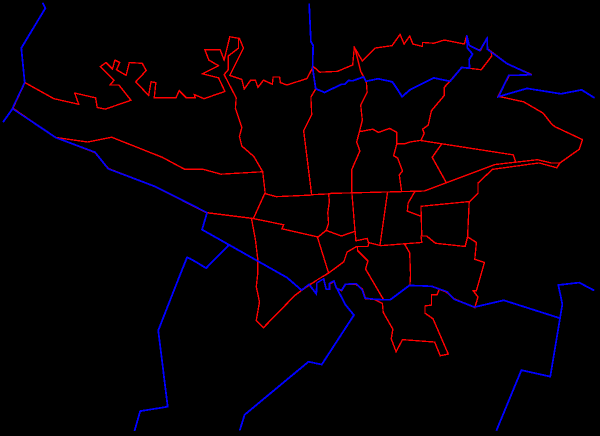
#> input picture imgs/teh.png, 1200 x 872 px, found by its file name (shown at 1/2 size)
$ python main.py
#> lines starting #> are read from the running program, lines starting #| are printed output that depends on the picture; after the words box and inside, x2 and y2 are one past the last pixel; in counts of white or black regions, pixels touching at a corner belong together
### ImageProcessing.py
import cv2
import numpy as np


class IP:

    def __init__(self, img_dir):
#> called with img_dir = 'teh.png'
        self.img_dir = img_dir
        self.src_img = cv2.imread(cv2.samples.findFile(img_dir))
#> self.src_img is the input picture: shape (872, 1200, 3); mean B, G, R 3.5, 0, 5.2
        gray_img = cv2.cvtColor(self.src_img, cv2.COLOR_RGB2GRAY)
        bw = cv2.threshold(gray_img, 10, 255, cv2.THRESH_BINARY)[1]
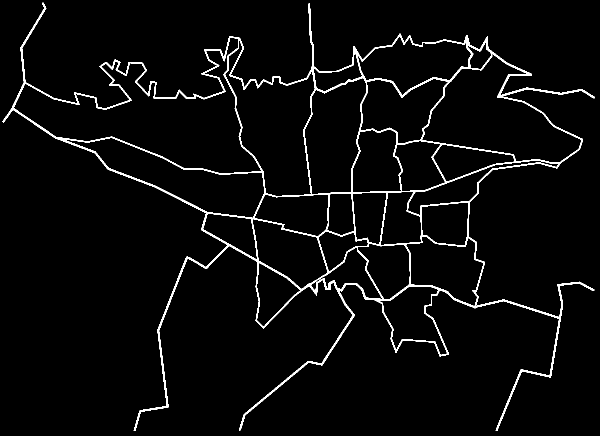
#> bw: shape (872, 1200) (shown at 1/2 size); 3.4% white; 1 white region, box (x1, y1, x2, y2) and area: (5, 5, 1190, 862) 35556
        self.bw = cv2.bitwise_not(bw)
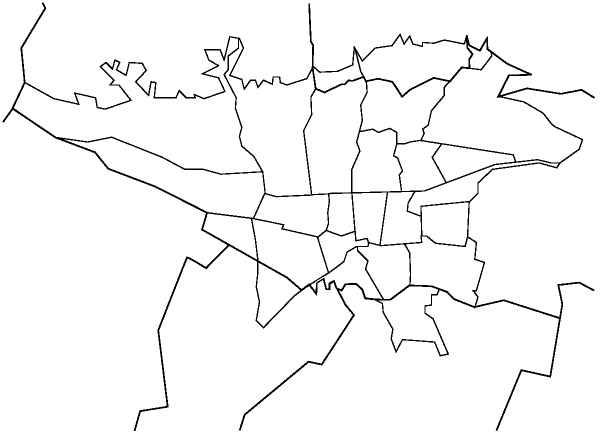
#> self.bw: shape (872, 1200) (shown at 1/2 size); 96.6% white; 1 black region, box (x1, y1, x2, y2) and area: (5, 5, 1190, 862) 35556
        self.num_labels, self.labels = cv2.connectedComponents(self.bw)
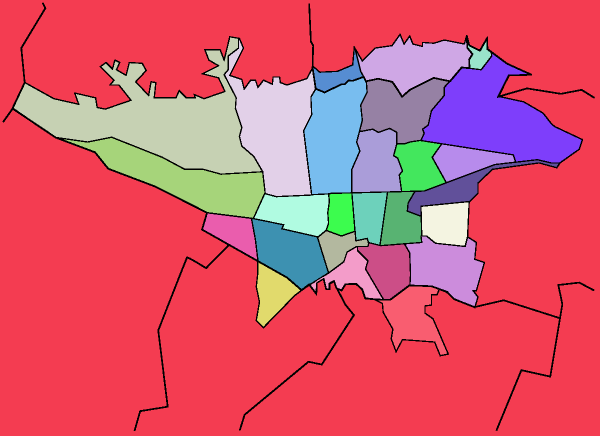
#> self.labels: shape (872, 1200) int32 (shown at 1/2 size); 28 distinct labels, from 0 to 27; one colour per label, 0 black
#> self.num_labels = 28
        self.init_colors = {1: [255, 161, 0],
                            2: [161, 0, 255],
                            3: [0, 255, 161],
                            4: [0, 235, 255],
                            5: [128, 128, 128],
                            6: [0, 0, 0]}
        print("Done!")

    def adjacency_matrix(self):
        height = self.src_img.shape[0]
#> height = 872
        width = self.src_img.shape[1]
#> width = 1200

        matrix = [[0 for col in range(self.num_labels - 2)] for row in range(self.num_labels - 2)]

        for i in range(height):
            last = 1
            c = 0
            for j in range(width):
                if self.labels[i, j] == 0:
                    c = c + 1
                    continue
                if self.labels[i, j] == last:
                    c = 0
                    continue
                if c > 5:
                    last = self.labels[i, j]
                    c = 0
                    continue
                label_index = self.labels[i, j] - 2
                last_index = last - 2
                c = 0
                if last_index != -1 and label_index != -1 and matrix[last_index][label_index] != 1:
                    matrix[last_index][label_index] = 1
                    matrix[label_index][last_index] = 1
                last = self.labels[i, j]
#> after the loop, matrix = 26 items

        for i in range(width):
            last = 1
            c = 0
            for j in range(height):
                if self.labels[j, i] == 0:
                    c = c + 1
                    continue
                if self.labels[j, i] == last:
                    c = 0
                    continue
                if c > 5:
                    last = self.labels[j, i]
                    c = 0
                    continue
                label_index = self.labels[j, i] - 2
                last_index = last - 2
                c = 0
                if last_index != -1 and label_index != -1 and matrix[last_index][label_index] != 1:
                    matrix[last_index][label_index] = 1
                    matrix[label_index][last_index] = 1
                last = self.labels[j, i]

        print("Done!")
        print(matrix.__len__(), " Regions")
#| 26  Regions
        return matrix

    def show(self, colors):
        cv2.imshow('Binary Image', self.src_img)
        cv2.waitKey()

        colors.insert(0, 5)
        colors.insert(0, 6)
        colored = np.array([[self.init_colors[colors[j]] for j in i] for i in self.labels], dtype=np.uint8)

        cv2.imshow('Colored Image', colored)
        cv2.waitKey()

        label_hue = np.uint8(179 * self.labels / np.max(self.labels))
        blank_ch = 255 * np.ones_like(label_hue)
        labeled_img = cv2.merge([label_hue, blank_ch, blank_ch])

        labeled_img = cv2.cvtColor(labeled_img, cv2.COLOR_HSV2BGR)
        labeled_img[label_hue == 0] = 0

        cv2.imshow("Component Labeling", cv2.cvtColor(labeled_img, cv2.COLOR_BGR2RGB))
        cv2.waitKey()

### Graph.py
class Graph():

    def __init__(self, no_v, adj_matrix):
        self.no_v = no_v
        self.matrix = adj_matrix
        self.colors = [0] * no_v

    def coloring(self):
        if self.no_v == 1:
            print("1 Color")
            return [1]  # vertex 0 can be colored with 1

        if self.backtrack(0, 2, self.colors):
            print("2 Colors")
            return self.colors

        if self.backtrack(0, 3, self.colors):
            print("3 Colors")
            return self.colors

        if self.backtrack(0, 4, self.colors):
            print("4 Colors")
            return self.colors

        return False

    def backtrack(self, v, no_colors, colors):
        if self.no_v == v:
            return True
        for i in range(1, no_colors + 1):
            if self.valid_color(v, i, colors):
                colors[v] = i
                if self.backtrack(v + 1, no_colors, colors):
                    return True
        return False

    def valid_color(self, colored_vertex, vertex_color, colors):
        for i in range(self.no_v):
            if self.matrix[colored_vertex][i] == 1 and vertex_color == colors[i]:
                return False
        return True

### main.py
import argparse

from Graph import Graph
from ImageProcessing import IP

if __name__ == "__main__":
    parser = argparse.ArgumentParser(
        description=
        'Image Coloring with Connected-component Labeling, Neighborhood Component and Graph Coloring Algorithms.'
        )
    parser.add_argument('--input', help='Path to input image.', default='teh.png')
    args = parser.parse_args()

    print("Processing Input Image ...", end=" ")
    ip = IP(args.input)

    print("Calculating Adjacency Matrix ...", end=" ")
    matrix = ip.adjacency_matrix()
#> matrix = 26 items

    print("Graph Coloring ...", end=" ")
    g = Graph(matrix[0].__len__(), matrix)
    colors = g.coloring()
#> colors = 26 values, max 4 at index 10, min 1 at index 0, mean 2.15
    print("Press a Key To Continue.")
    ip.show(colors)
#> in show, `colored = np.array([[self.init_colors[colors[j]] for j in i] for i in ..`:
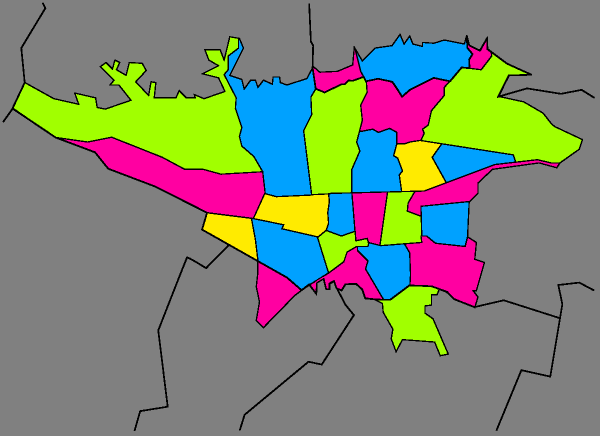
#> colored: shape (872, 1200, 3) (shown at 1/2 size); mean of channels 0, 1, 2 119, 134.6, 128.6; drawn as B, G, R
#> in show, `labeled_img = cv2.merge([label_hue, blank_ch, blank_ch])`:
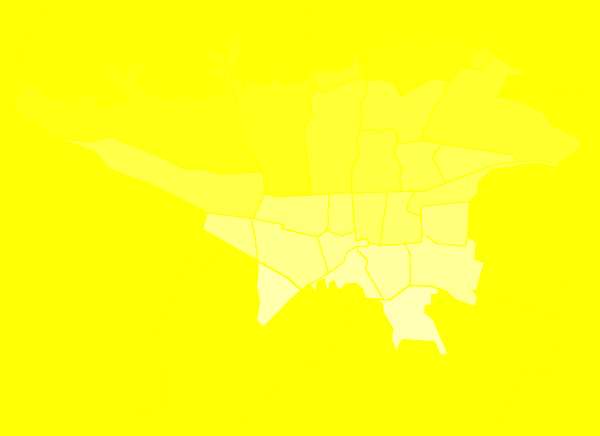
#> labeled_img: shape (872, 1200, 3) (shown at 1/2 size); mean of channels 0, 1, 2 25.9, 255, 255; drawn as B, G, R
#> in show, `labeled_img[label_hue == 0] = 0`:
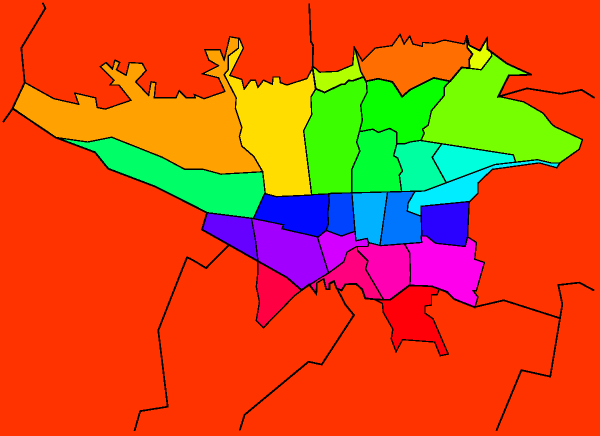
#> labeled_img: shape (872, 1200, 3) (shown at 1/2 size); mean B, G, R 25, 82, 212.1
#> in show, `cv2.imshow("Component Labeling", cv2.cvtColor(labeled_img, cv2.COLOR_B..`:
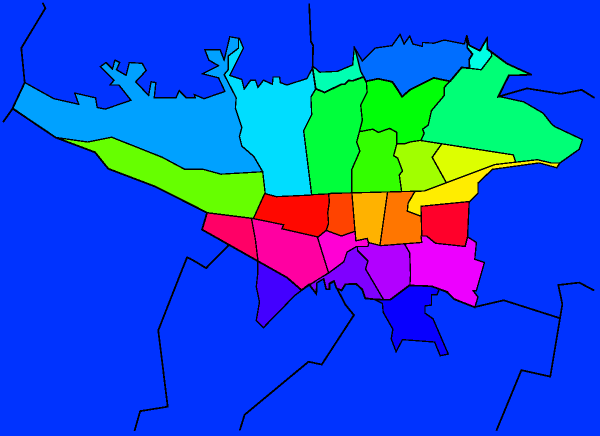
#> window 'Component Labeling': shape (872, 1200, 3) (shown at 1/2 size); mean B, G, R 212.1, 82, 25
